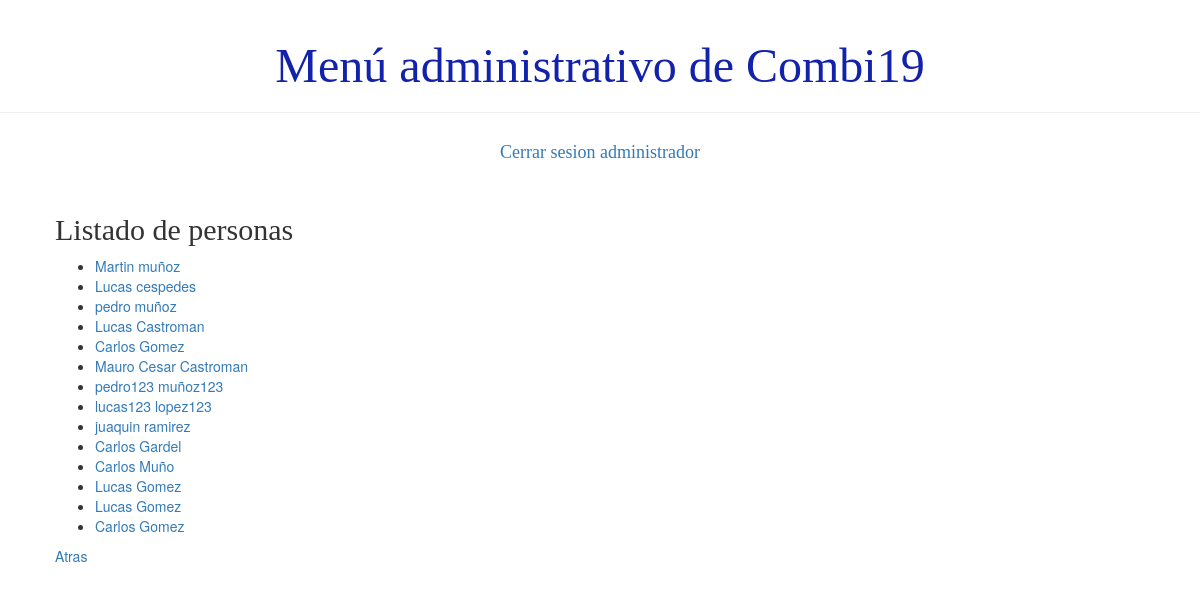
The app's page /usuario/listaPersona/ (signed in) with its own data.
### demo1/models.py (models this page shows)
class Persona(models.Model):
    usuario = models.ForeignKey('auth.User', on_delete=models.CASCADE)
    dni = models.IntegerField()
    telefono = models.BigIntegerField()
    activo = models.BooleanField(default=True)
    def __str__(self):
        return '%s %s' % (self.usuario.first_name, self.usuario.last_name)

### demo1/views.py (the view)
# urls.py: path('usuario/listaPersona/', views.listado_persona, name= 'listado_persona'),
def listado_persona(request):
    personas= Persona.objects.all()
    return render(request, 'demo1/listados/listado_persona.html', {'personas':personas})

### demo1/templates/demo1/listados/listado_persona.html
{% extends 'demo1/base.html' %}
{% block content %}
    <h2>Listado de personas</h2>
    <div>
        <ul>
        {% for persona in personas %}
            <li><a href="">{{ persona }}</a></li>
        {% endfor %}
        </ul>
    </div>
    <div><a href="{% url 'principal' %}">Atras</a></div>
{% endblock %}

### demo1/static/css/demo1.css (style rules this page uses)
h1, h2, h3, h4 { font-family: 'Lobster', cursive; }

### records on screen
Persona: usuario.last_name "Martin muñoz"
Persona: usuario.last_name "Lucas cespedes"
Persona: usuario.last_name "pedro muñoz"
Persona: usuario.last_name "Lucas Castroman"
Persona: usuario.last_name "Carlos Gomez"
Persona: usuario.last_name "Mauro Cesar Castroman"
Persona: usuario.last_name "pedro123 muñoz123"
Persona: usuario.last_name "lucas123 lopez123"
Persona: usuario.last_name "juaquin ramirez"
Persona: usuario.last_name "Carlos Gardel"
Persona: usuario.last_name "Carlos Muño"
Persona: usuario.last_name "Lucas Gomez"
Persona: usuario.last_name "Lucas Gomez"
Persona: usuario.last_name "Carlos Gomez"
